Frame 1 (no input): blank canvas, image omitted
Frame 60 (the mouse pressed at the canvas centre just before this capture): blank canvas, image omitted
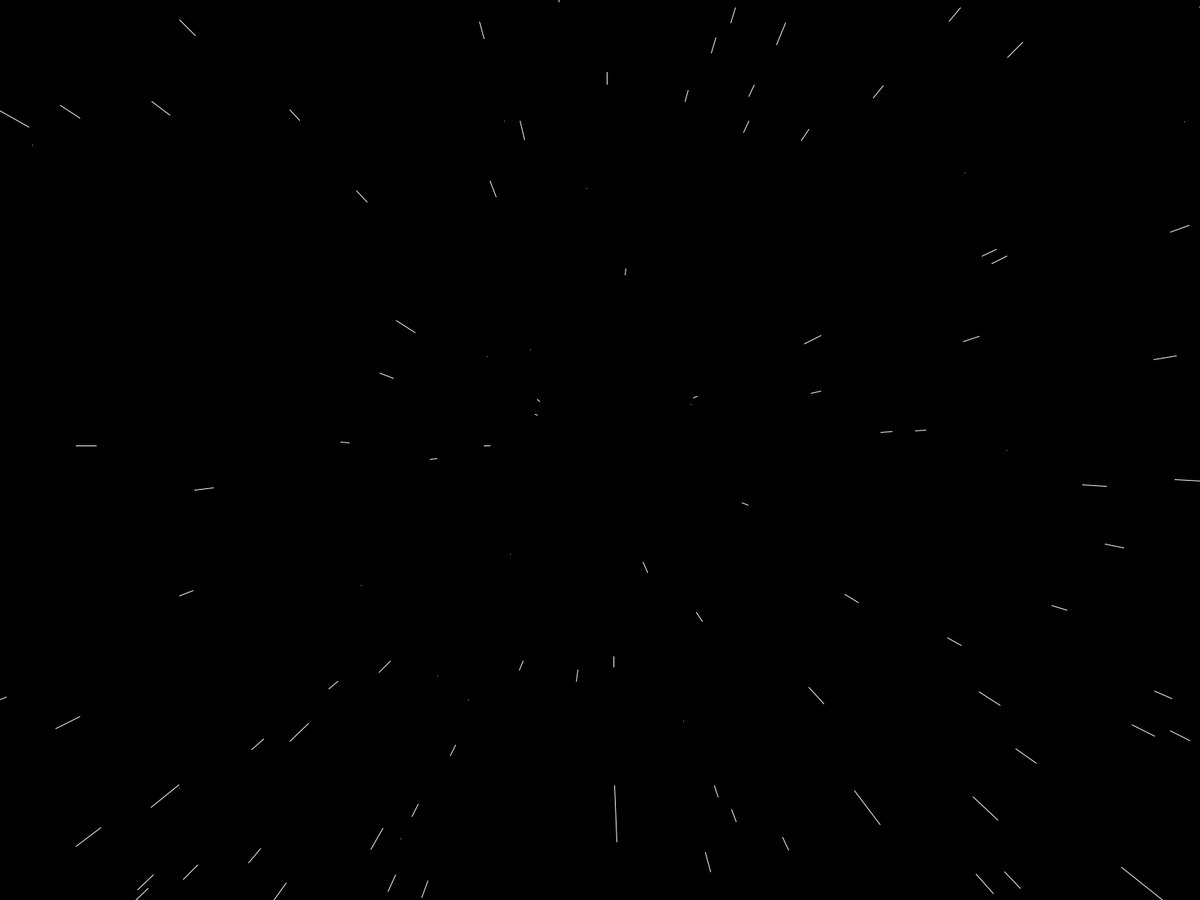
Frame 120 (the mouse held since frame 60 and released just before this capture)

The Processing sketch whose frames 1 and 60 were blank and that drew this single picture after the mouse press (run headless with seeded random() and noise(); from frame 60 on, the mouse is pressed at the canvas centre):

// Processing sketch: HyperJump
// ── HyperJump.pde
int nums = 800;
Star[] stars = new Star[nums];

float speed;
void setup() {
  fullScreen();
  for (int i = 0; i < stars.length; i++) {
    stars[i] = new Star();
  }
}

void draw() {
  speed = map(mouseX, 0, width, 0, 100);
  background(0);
  translate(width/2, height/2);
  for (int i = 0; i < stars.length; i++) {
    stars[i].update();
    stars[i].show();
  }
}

// ── Star_Class.pde
class Star {
  float x;
  float y;
  float z;
  float pz;
  
  Star() {
    x = random(-width, width);
    y = random(- height, height);
    z = random(width);
    pz = z;
  }
  
  void update() {
    z = z - speed;
    if (z < 1) {
      z = width;
      x = random(-width, width);
      y = random(- height, height);
      pz = z;
    }
  }
  
  void show() {
    fill(255);
    noStroke();
    float sx = map(x / z, 0, 1, 0, width);
    float sy = map(y / z, 0, 1, 0, height);
    float px = map(x / pz, 0, 1, 0, width);
    float py = map(y / pz, 0, 1, 0, height);
    
    pz = z;
    stroke(255);
    line(px, py, sx, sy);
    
  }
}
